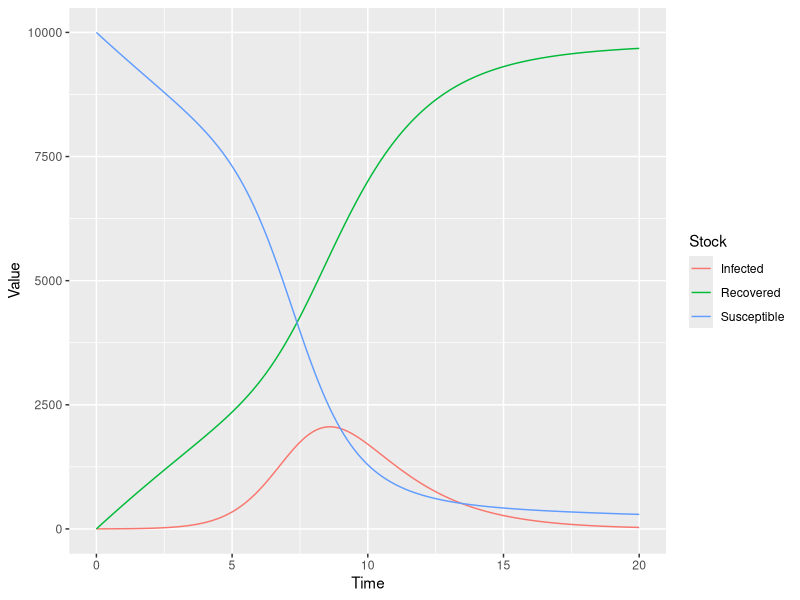

The R script that drew this image:
###########################################
# Translation of Vensim file.
# Date created: 2016-11-01 15:02:00
###########################################
library(deSolve)
library(ggplot2)
library(reshape2)
#Displaying the simulation run parameters
START_TIME <- 0.000000
FINISH_TIME <- 20.000000
TIME_STEP <- 0.125000
#Setting aux param to NULL
auxs<-NULL

#Generating the simulation time vector
simtime<-seq(0.000000,20.000000,by=0.125000)
# Writing global variables (stocks and dependent auxs)
InitInfected = 1
stocks <-c( Infected = InitInfected , Recovered = 0 , Susceptible = 9999 )
# This is the model function called from ode
model <- function(time, stocks, auxs){
  with(as.list(c(stocks, auxs)),{
    EffectiveContactRate <- 2
    TotalPopulation <- 10000
    Beta <- EffectiveContactRate/TotalPopulation
    Delay <- 2
    Lambda <- Beta*Infected
    IR <- Lambda*Susceptible
    RR <- Infected/Delay
    VF <- 0.05
    VR <- Susceptible*VF
    d_DT_Infected  <- IR-RR
    d_DT_Recovered  <- RR+VR
    d_DT_Susceptible  <- -IR-VR
    return (list(c(d_DT_Infected,d_DT_Recovered,d_DT_Susceptible)))
  })
}
# Function call to run simulation
o<-data.frame(ode(y=stocks,times=simtime,func=model,parms=auxs,method='euler'))
mo<-melt(o,id.vars = 'time')
names(mo)<-c('Time','Stock','Value')
ggplot(data=mo)+geom_line(aes(x=Time,y=Value,colour=Stock))
#----------------------------------------------------
# Original text file exported from Vensim
#  Init Infected = 1
#  Infected = INTEG( IR - RR , Init Infected ) 
#  Recovered = INTEG( RR + VR , 0) 
#  Susceptible = INTEG( - IR - VR , 9999) 
#  Effective Contact Rate = 2
#  Total Population = 10000
#  Beta = Effective Contact Rate / Total Population 
#  Delay = 2
#  FINAL TIME = 20
#  INITIAL TIME = 0
#  Lambda = Beta * Infected 
#  IR = Lambda * Susceptible 
#  RR = Infected / Delay 
#  TIME STEP = 0.125
#  SAVEPER = TIME STEP 
#  VF = 0.05
#  VR = Susceptible * VF 
#----------------------------------------------------
